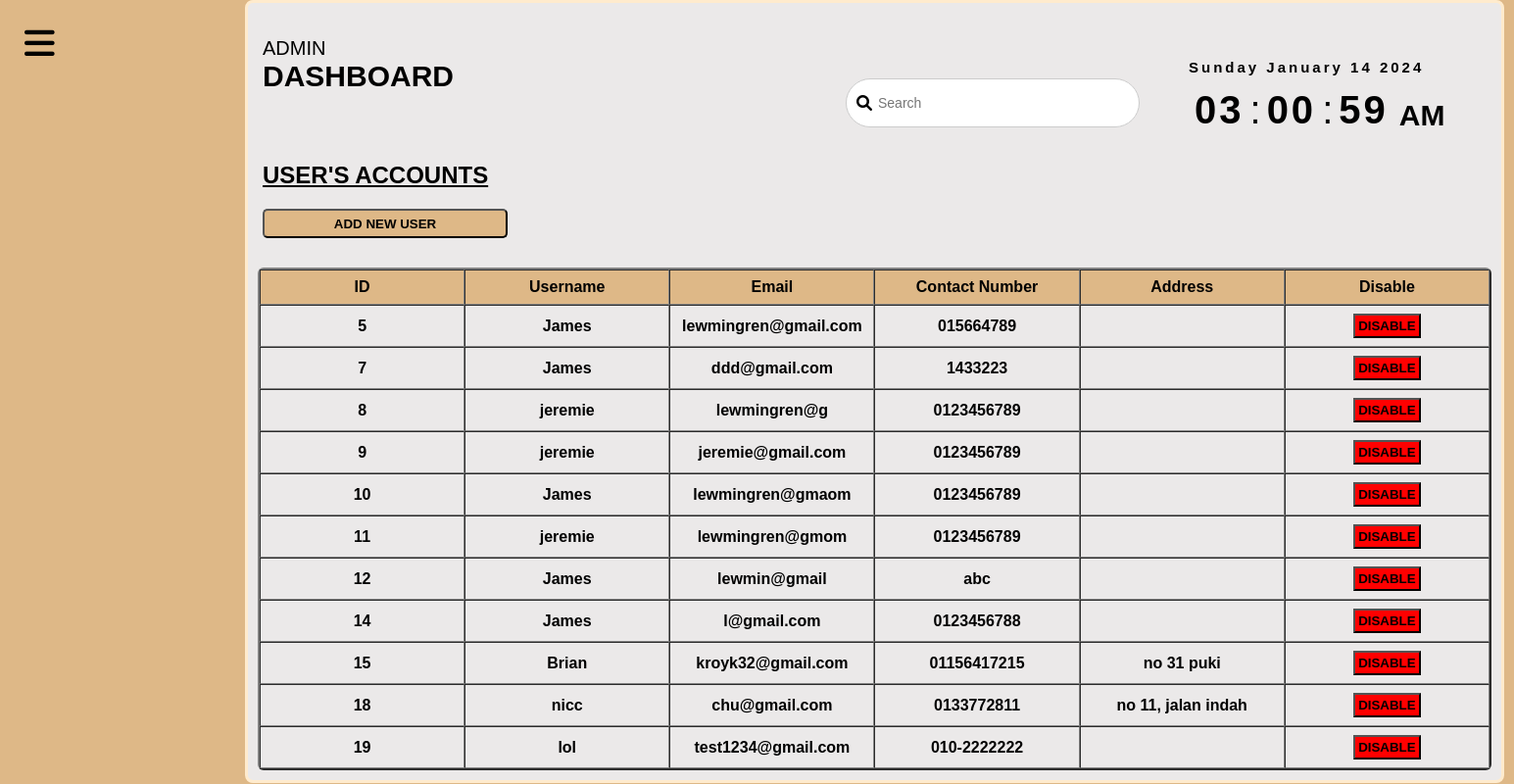
Page /AdminModule/SubUserAcc.php (signed in) on the committed database.
### tables this page shows
CREATE TABLE `users` (
  `id` int(11) NOT NULL,
  `name` varchar(255) DEFAULT NULL,
  `contact_number` varchar(20) DEFAULT NULL,
  `email` varchar(255) DEFAULT NULL,
  `password` varchar(255) DEFAULT NULL,
  `address` varchar(500) NOT NULL,
  `city` varchar(500) NOT NULL,
  `state` varchar(300) NOT NULL,
  `postcode` int(11) NOT NULL,
  `updated_time` timestamp NOT NULL DEFAULT current_timestamp() ON UPDATE current_timestamp(),
  `code` varchar(10) NOT NULL
);

### AdminModule/SubUserAcc.php (the view, shortened to what this page needs)
<?php
include('DataConnect.php');
?>
<!DOCTYPE html>
<html>
    <head>
        <link rel="stylesheet" href="Admin_Style.css">
        <link rel="stylesheet" href="https://cdnjs.cloudflare.com/ajax/libs/font-awesome/6.0.0/css/all.min.css">
    </head>
    <body>
        <div class="menu-btn">
            <i class="fas fa-bars"></i>
        </div>
        <div class="datetime">
            <div class="main-content">
                <div class="header-title">
                    <span> Admin </span>
                    <h2> Dashboard </h2>
                </div>
            </div>
            <div class="search-box">
                    <i class="fa-solid fa-search"> </i>
                    <input type="text" placeholder="Search">
                </div>
            <div class="date">
                <span id="day"> Day </span>
                <span id="month"> Month </span>
                <span id="daynum"> 00 </span>
                <span id="year"> Year </span>
            </div>
            <div class="time">
                <span id="hour"> 00 </span>:
                <span id="minutes"> 00 </span>:
                <span id="seconds"> 00 </span>
                <span id="period"> AM </span>
            </div>
            <div class="userTable">
            <h2 style="margin-left:5px;text-transform:uppercase;text-decoration:underline;margin-top:35px;"> User's Accounts </h2>
            <div class="addUserbtn">
                <button style="background:burlywood;margin-top:20px;margin-left:5px;width:250px;height:30px;cursor:pointer;font-weight:bold;border-radius:5px;">
                    ADD NEW USER
                </button>
            </div>
             <?php
                $result = mysqli_query($connect, "SELECT * FROM users");
            ?>
                <table class="adminAcc" border="2" cellspacing="0" >
                    <tr class="headings">
                        <th> ID </th>
                        <th> Username </th>
                        <th> Email </th>
                        <th> Contact Number </th>
                        <th> Address </th>
                        <th> Disable</th>
                    </tr>
                    <?php
                        while($row=mysqli_fetch_assoc($result))
                        {
                    ?>
                    <tr>
                        <th> <?php echo $row["id"]; ?> </th>
                        <th> <?php echo $row["name"]; ?> </th>
                        <th> <?php echo $row["email"]; ?> </th>
                        <th> <?php echo $row["contact_number"]; ?> </th>
                        <th> <?php echo $row["address"]; ?> </th>
                        <th>
                            <form method="post">
                                <button type="submit" name="dlt-btn" class="dlt" onclick="return confirm('Are you sure you want to delete this record?')"> DISABLE </button>
                            </form>
                        </th>
                    </tr>
                    <?php
                        }
                    ?>
                </table>
            </div>
        </div>
    </body>
</html>

### AdminModule/Admin_Style.css (style rules this page uses)
* { margin:0; padding:0; box-sizing:border-box; font-family:"Poppins",sans-serif; }
body { min-height:100vh; background-color:burlywood; color:white; background-size:cover; background-position:center; overflow-x: hidden; }
.menu-btn { position:absolute; color:rgb(0,0,0); font-size:35px; cursor:pointer; margin:25px; }
.datetime { color:black; background-color:#ebe9e9; font-family:"Segoe UI",sans-serif; width:1285px; padding:10px 10px; margin-left:250px; border:3px solid blanchedalmond; border-radius:8px; }
.date { font-size:15px; font-weight:600; text-align:center; letter-spacing:3px; margin-left:950px; position:absolute; top:60px; }
.time { font-size:40px; display:flex; justify-content:center; align-items:center; margin-left:950px; position:absolute; top:90px; }
.time span:not(:last-child) { position:relative; margin:0 6px; font-weight:600; text-align:center; letter-spacing:3px; }
.time span:last-child { font-size:30px; font-weight:600; text-transform:uppercase; margin-top:10px; padding:0 5px; border-radius:4px; }
.main-content { position:relative; color:black; }
.header-title { font-size:20px; padding:5px 5px; position: relative; top:20px; }
.header-title span { text-transform: uppercase; }
.header-title h2 { text-transform: uppercase; }
.search-box { display: flex; align-items: center; background-color: #fff; border: 1px solid #ccc; border-radius: 30px; padding: 10px; width: 300px; margin-left:600px; }
.search-box input[type="text"] { border: none; outline: none; width: 100%; padding: 6px; font-size: 14px; }
.adminAcc { width: 100%; table-layout: fixed; margin-top:30px; border-radius:6px; }
.adminAcc .headings { background-color:burlywood; }
.adminAcc th { text-align: center; width:20%; padding:8px; }
.dlt { background-color:red; padding:3px; font-weight:bold; cursor: pointer; }

### rows in the picture
users: id "5", name "James", email "lewmingren@gmail.com", contact_number "015664789"
users: id "7", name "James", email "ddd@gmail.com", contact_number "1433223"
users: id "8", name "jeremie", email "lewmingren@g", contact_number "0123456789"
users: id "9", name "jeremie", email "jeremie@gmail.com", contact_number "0123456789"
users: id "10", name "James", email "lewmingren@gmaom", contact_number "0123456789"
users: id "11", name "jeremie", email "lewmingren@gmom", contact_number "0123456789"
users: id "12", name "James", email "lewmin@gmail", contact_number "abc"
users: id "14", name "James", email "l@gmail.com", contact_number "0123456788"
users: id "15", name "Brian", email "kroyk32@gmail.com", contact_number "01156417215", address "no 31 puki"
users: id "18", name "nicc", email "chu@gmail.com", contact_number "0133772811", address "no 11, jalan indah"
users: id "19", name "lol", email "test1234@gmail.com", contact_number "010-2222222"
